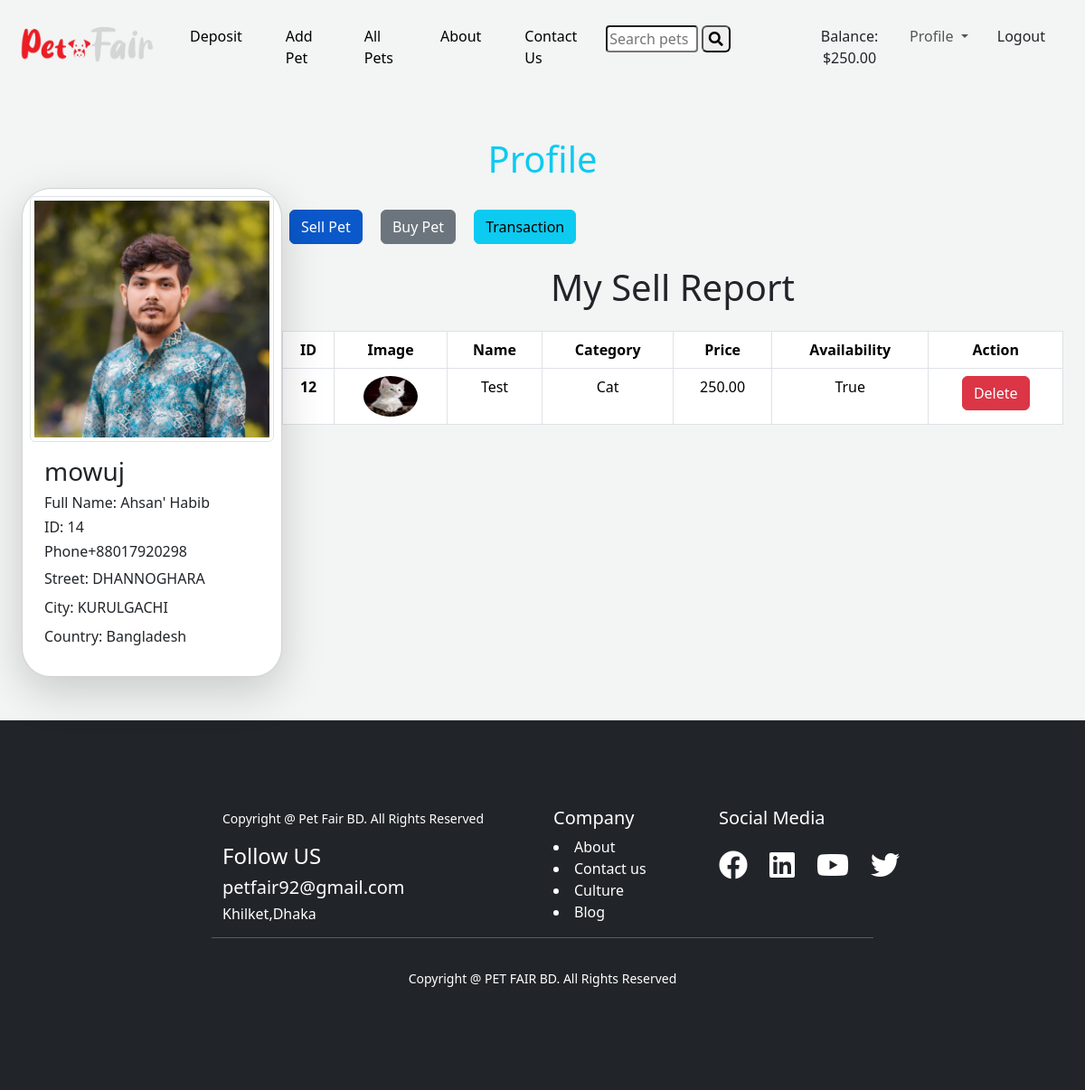
Page /customer/profile/ (signed in) on the committed database.
### customer/models.py (models this page shows)
class Customer(models.Model):
    user=models.OneToOneField(User,related_name='customer',on_delete=models.CASCADE)
    customer_id=models.IntegerField(unique=True)
    gender=models.CharField(max_length=10,choices=GENDER)
    phone=models.CharField(max_length=13)
    balance = models.DecimalField(decimal_places=2,max_digits=12,default=0)
    street_address = models.CharField(max_length=50)
    city = models.CharField(max_length=50)
    country = models.CharField(max_length=50)
    image=models.ImageField(upload_to='customer/images',null=True,blank=True)
    def __str__(self):
        return str(self.user)

### pet/models.py (models this page shows, shortened)
class Pet(models.Model):
    name=models.CharField(max_length=50)
    user=models.ForeignKey(User,on_delete=models.CASCADE,null=True,blank=True)
    description=models.TextField()
    category=models.ManyToManyField(Category,related_name='pets')
    price = models.DecimalField(decimal_places=2,max_digits=12,default=0)
    image = models.ImageField(upload_to='pet/images',null=True,blank=True)
    availability=models.BooleanField(default=True)

class Category(models.Model):
    name=models.CharField(max_length=50)
    slug=models.SlugField(max_length=50,unique=True)

### customer/views.py (the view)
# urls.py: path('profile/', UserProfileView.as_view(), name='profile'),
@method_decorator(login_required, name='dispatch')
class UserProfileView(LoginRequiredMixin, View):
    template_name = "customer/profile.html"
    def get(self, request):
        form = UserUpdateForm(instance=request.user)
        pets=Pet.objects.filter(user=request.user)
        customer = self.request.user.customer
        transaction = Transaction.objects.filter(customer=self.request.user.customer)
        total = transaction.aggregate(
            total_price=Sum('amount')
        )['total_price'] or 0
        buy = Transaction.objects.filter(
            transaction_type=BUY, customer=self.request.user.customer)
        total_buy_price = buy.aggregate(
            total_price=Sum('amount')
        )['total_price'] or 0
        return render(request, self.template_name, {"form": form, "buy": buy, "total_buy_price": total_buy_price, 'customer': customer, "pets": pets, "transaction": transaction,"total":total})

### customer/forms.py (shortened to what this page needs)
class UserUpdateForm(forms.ModelForm):
    phone = forms.CharField(max_length=12)
    gender = forms.ChoiceField(choices=GENDER, widget=forms.RadioSelect)
    street_address = forms.CharField(max_length=50)
    city = forms.CharField(max_length=50)
    country = forms.CharField(max_length=50)
    image = forms.ImageField()
    class Meta:
        model=User
        fields = ["first_name", "last_name"]
    def __init__(self, *args, **kwargs):
        super().__init__(*args, **kwargs)
        if self.instance:
            try:
                customer = self.instance.customer
            except:
                customer = None
            if customer:
                self.fields['phone'].initial = customer.phone
                self.fields['gender'].initial = customer.gender
                self.fields['street_address'].initial = customer.street_address
                self.fields['city'].initial = customer.city
                self.fields['country'].initial = customer.country
                self.fields['image'].initial = customer.image

### customer/templates/customer/profile.html (shortened to what this page needs)
{% extends 'base.html' %}
{% load static %}
{% load crispy_forms_tags %}
{% block content %}
{% load humanize %}
<div class="my-5 mx-4">
    <h1 class="text-center text-info">Profile</h1>
    <div class="d-md-flex">
        <div class="profile-left col-md-3">
        <div class="card shadow-lg rounded-5 p-2" style="width: 18rem;">
  <img src="{{customer.image.url}}" class="card-img-top img-thumbnail" alt="...">
  <div class="card-body">
    <h3 class="card-title">{{customer}}</h3>
    <h6 class="card-title">Full Name: {{customer.user.first_name}} {{customer.user.last_name}}</h6>
    <h6 class="card-title">ID: {{customer.id}}</h6>
    <h6 class="card-title">Phone{{customer.phone}}</h6>
    <p class="card-title">Street: {{customer.street_address}}</p>
    <p class="card-title">City: {{customer.city}}</p>
    <p class="card-title">Country: {{customer.country}}</p>
  </div>
</div>
    </div>
    <div class="profile-right col-md-9">
      <button id="toggleSellPet" class="btn btn-primary mt-4 mx-2 active">Sell Pet</button>
            <button id="toggleBuyPet" class="btn btn-secondary mt-4 mx-2">Buy Pet</button>
            <button id="toggleTransaction" class="btn btn-info mt-4 mx-2">Transaction</button>
        <div class="sell-pet" id="sellPetSection">
            <h1 class="text-center my-4">My Sell Report</h1>
            <table class="table table-bordered">
  <thead>
    <tr>
      <th scope="col" class="text-center">ID</th>
      <th scope="col" class="text-center">Image</th>
      <th scope="col" class="text-center">Name</th>
      <th scope="col" class="text-center">Category</th>
      <th scope="col" class="text-center">Price</th>
      <th scope="col" class="text-center">Availability</th>
      <th scope="col" class="text-center">Action</th>
    </tr>
  </thead>
  <tbody>
    <tr>
      {% for i in pets %}
    <th scope="row" class="text-center">{{i.id}}</th>
    <td class="text-center"><a class="" href="{% url 'edit_pet' i.id %}"><img class="rounded-circle" src="{{ i.image.url }}" style="width: 60px; height: 45px;" alt=""></a></td>
      <td class="text-center">{{i.name}}</td>
      <td class="text-center">{% for category in i.category.all %}
    {{ category.name }}
  {% endfor %}</td>
      <td class="text-center">{{i.price}}</td>
      <td class="text-center">{{i.availability}}</td>
      <td class="text-center">
        <a class="btn btn-danger" href="{% url 'pet_delete' i.id %}">Delete</a>
      </td>
      {% endfor %}
    </tr>
  </tbody>
</table>
        </div>
    </div>
    </div>
</div>
{% endblock content %}

### core/templates/navbar.html (shortened to what this page needs)
 {% load static %}
 <nav class="navbar navbar-expand-lg mx-2">
  <div class="container-fluid">
    <a class="navbar-brand fs-4" href="{% url 'home' %}"> <img src="{% static "img/navimg.png" %}" alt="" style="width: 150px;"></a>
    <div class="collapse navbar-collapse" id="navbarSupportedContent">
      <ul class="navbar-nav me-auto mb-2 mb-lg-0">
        {% if request.user.is_staff %}
        <li class="nav-item mx-3">
                <a class="nav-link active" aria-current="page" href="{% url 'add_pet' %}">Add Pet</a>
            </li>
            <li class="nav-item mx-3">
                <a class="nav-link active" aria-current="page" href="{% url 'all_pets' %}">All Pets</a>
            </li>
        {% elif request.user.is_authenticated %}
            <li class="nav-item mx-3">
            <a class="nav-link active" aria-current="page" href="{% url 'deposit' %}">Deposit</a>
        </li>
            <li class="nav-item mx-3">
                <a class="nav-link active" aria-current="page" href="{% url 'add_pet' %}">Add Pet</a>
            </li>
            <li class="nav-item mx-3">
                <a class="nav-link active" aria-current="page" href="{% url 'all_pets' %}">All Pets</a>
            </li>
        {% endif %}
        <li class="nav-item mx-3">
                <a class="nav-link active" aria-current="page" href="{% url 'about' %}">About</a>
            </li>
            <li class="nav-item mx-3">
                <a class="nav-link active" aria-current="page" href="{% url 'contact' %}">Contact Us</a>
            </li>
        <li class="nav-item mx-2 mt-2">
    <form method="get" action="{% url 'all_pets' %}">
        <input type="text" name="search" value="{{ search_query }}" placeholder="Search pets"  class="w-50 rounded-1">
        <button type="submit" class="search-button rounded">
            <i class="fas fa-search"></i>
        </button>
    </form>
</li>
      </ul>
      <div class="d-flex">
    <ul class="navbar-nav me-auto mb-2 mb-lg-0">
      {% if request.user.is_staff %}
            <li class="nav-item mx-3">
                <a class="nav-link active btn text-dark" aria-current="page" href="{% url 'admin_home' %}">Admin Dashboard</a>
            </li>
            <li class="nav-item mx-3">
                <a class="nav-link active btn text-dark" aria-current="page" href="{% url 'logout' %}">Logout</a>
            </li>
        {% elif request.user.is_authenticated %}
            <li class="nav-item mx-2">
                <a class="nav-link active btn text-dark px-3" aria-current="page" href="">Balance: ${{ request.user.customer.balance }}</a>
            </li>
            <li class="nav-item dropdown">
          <a class="nav-link dropdown-toggle" href="" role="button" data-bs-toggle="dropdown" aria-expanded="false">
            Profile
          </a>
        </li>
        <li class="nav-item mx-3">
            <a class="nav-link active btn  text-dark" aria-current="page" href="{% url 'logout' %}">Logout</a>
        </li>
        {% endif %}
    </ul>
</div>
    </div>
  </div>
</nav>

### rows in the picture
Customer: image (picture), user.username "mowuj", user.first_name "Ahsan'", user.last_name "Habib", id "14", phone "+88017920298", street_address "DHANNOGHARA", city "KURULGACHI", country "Bangladesh"
Pet: id "12", image (picture), name "Test", price "250.00", availability "True"
Category: name "Cat"

### other values in the picture
{{ request.user.customer.balance }} "250.00"
